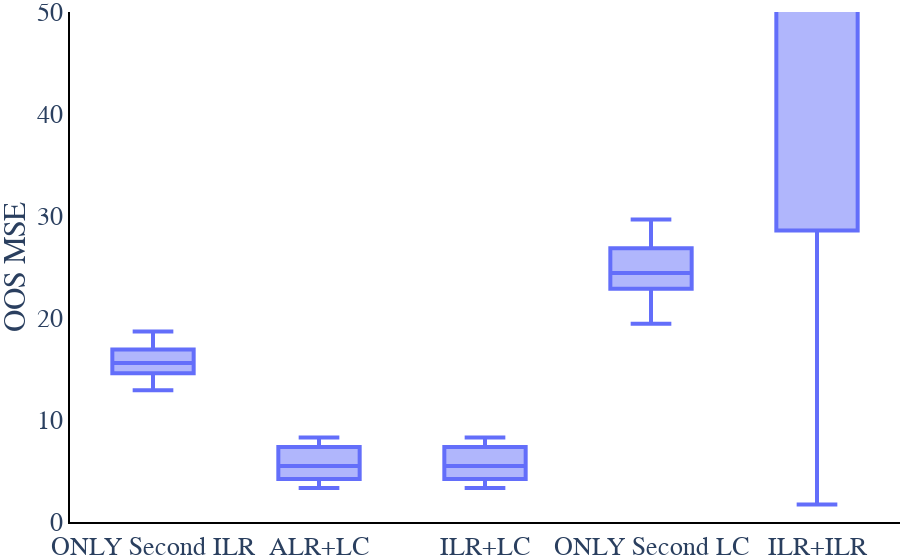

Notebook source saved alongside this figure:
### Markdown cell above
# Mean Squarred Error Plot

### Code cell
filter_list = ["ALR+LC", "ILR+ILR", "ONLY Second ILR", "ONLY Second LC", "DIR+LC", "ILR+LC"]

fig = plot_mse_results(df_mse, filter_list)
fig.update_yaxes(range=(0, 50))
fig.write_image(os.path.join(mypath,
                             "MSEFull_" +str(p)+"InstrumentStrength_"+str(instrument_strength)+"_3.pdf" ))
fig.show()

### Figure 1 — Plotly figure (JSON) as saved in the notebook; plotly's stock layout.template omitted (floating-point values rounded to 4 significant figures)
{"data": [{"line": {"width": 4}, "marker": {"line": {"width": 2}, "size": 5}, "type": "box", "x": ["ONLY Second ILR", "ONLY Second ILR", "ONLY Second ILR", "ONLY Second ILR", "ONLY Second ILR", "ONLY Second ILR", "ONLY Second ILR", "ONLY Second ILR", "ONLY Second ILR", "ONLY Second ILR", "ONLY Second ILR", "ONLY Second ILR", "ONLY Second ILR", "ONLY Second ILR", "ONLY Second ILR", "ONLY Second ILR", "ONLY Second ILR", "ONLY Second ILR", "ONLY Second ILR", "ONLY Second ILR", "ALR+LC", "ALR+LC", "ALR+LC", "ALR+LC", "ALR+LC", "ALR+LC", "ALR+LC", "ALR+LC", "ALR+LC", "ALR+LC", "ALR+LC", "ALR+LC", "ALR+LC", "ALR+LC", "ALR+LC", "ALR+LC", "ALR+LC", "ALR+LC", "ALR+LC", "ALR+LC", "ILR+LC", "ILR+LC", "ILR+LC", "ILR+LC", "ILR+LC", "ILR+LC", "ILR+LC", "ILR+LC", "ILR+LC", "ILR+LC", "ILR+LC", "ILR+LC", "ILR+LC", "ILR+LC", "ILR+LC", "ILR+LC", "ILR+LC", "ILR+LC", "ILR+LC", "ILR+LC", "ONLY Second LC", "ONLY Second LC", "ONLY Second LC", "ONLY Second LC", "ONLY Second LC", "ONLY Second LC", "ONLY Second LC", "ONLY Second LC", "ONLY Second LC", "ONLY Second LC", "ONLY Second LC", "ONLY Second LC", "ONLY Second LC", "ONLY Second LC", "ONLY Second LC", "ONLY Second LC", "ONLY Second LC", "ONLY Second LC", "ONLY Second LC", "ONLY Second LC", "ILR+ILR", "ILR+ILR", "ILR+ILR", "ILR+ILR", "ILR+ILR", "ILR+ILR", "ILR+ILR", "ILR+ILR", "ILR+ILR", "ILR+ILR", "ILR+ILR", "ILR+ILR", "ILR+ILR", "ILR+ILR", "ILR+ILR", "ILR+ILR", "ILR+ILR", "ILR+ILR", "ILR+ILR", "ILR+ILR"], "y": [12.91, 16.35, 15.41, 14.17, 15.77, 17.52, 15.27, 13.61, 15.1, 14.53, 17.39, 14.36, 14.61, 17.97, 15.12, 16.8, 16.26, 16.32, 17.04, 18.68, 3.715, 5.472, 4.664, 3.98, 7.225, 113.1, 6.29, 4.393, 3.643, 3.327, 4.711, 8.273, 5.518, 6.819, 4.354, 4.081, 7.467, 118.8, 5.845, 131.8, 3.715, 5.472, 4.664, 3.98, 7.225, 113.1, 6.29, 4.393, 3.643, 3.327, 4.711, 8.273, 5.518, 6.819, 4.354, 4.082, 7.467, 118.8, 5.845, 131.8, 22.7, 26.63, 23.93, 22.56, 23.79, 19.7, 25.69, 19.44, 27.59, 23.41, 25.55, 22.19, 23.75, 27.11, 27.05, 28.72, 24.91, 26.63, 23.01, 29.65, 314.9, 149.7, 5439.0, 18.54, 1.715, 122.5, 10650.0, 31.36, 250.6, 316.2, 79.32, 61670.0, 319.0, 2.52, 4.543, 2071.0, 37.29, 37.53, 119.6, 25.81]}], "layout": {"font": {"family": "serif", "size": 26}, "margin": {"b": 0, "l": 0, "r": 0, "t": 0}, "plot_bgcolor": "rgba(0,0,0,0)", "xaxis": {"linecolor": "black", "linewidth": 2, "showline": true}, "yaxis": {"linecolor": "black", "linewidth": 2, "range": [0, 50], "showline": true, "title": {"text": "OOS MSE"}}}}
